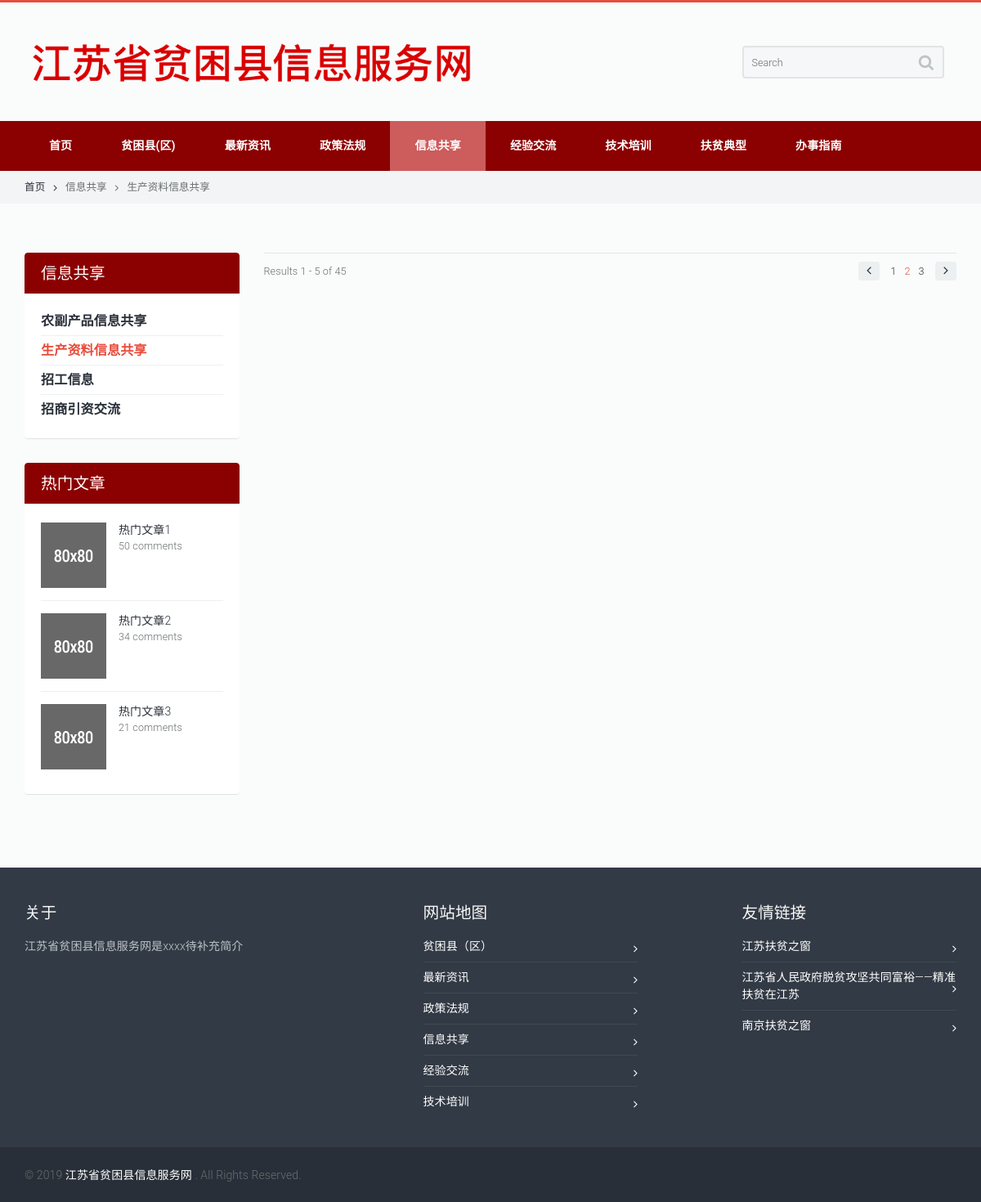
The page /list.php?menu_id=3&list_id=2 on the database as committed earlier.
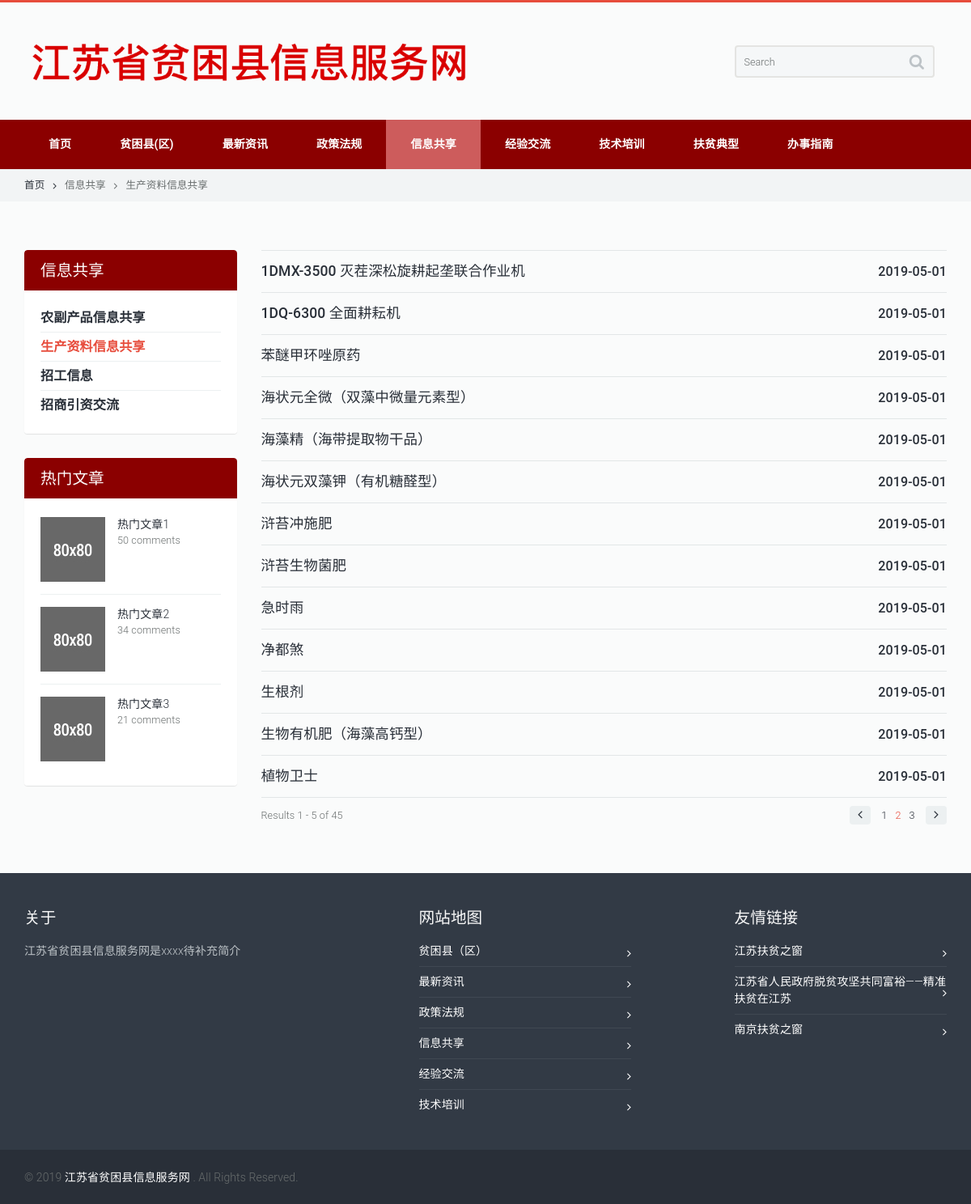
The same page on the database as committed later.
### tables this page shows
CREATE TABLE "menu" (
	 "id" integer NOT NULL PRIMARY KEY AUTOINCREMENT,
	 "father" integer,
	 "name" TEXT,
	 "fathername" TEXT,
	 "son" integer
);

CREATE TABLE "menu_article" (
	 "menu_id" INTEGER,
	 "list_id" INTEGER,
	 "title" TEXT,
	 "sub_title" TEXT,
	 "date" TEXT DEFAULT "2019-05-01",
	 "html1" TEXT,
	 "html2" TEXT,
	 "html3" TEXT,
	 "html4" TEXT,
	 "html5" TEXT,
	 "html6" TEXT,
	 "html7" TEXT,
	 "html8" TEXT,
	 "html9" TEXT,
	 "html10" TEXT,
	 "html11" TEXT,
	 "html12" TEXT,
	 "html13" TEXT,
	 "html14" TEXT,
	 "html15" TEXT,
	 "html16" TEXT,
	 "html17" TEXT,
	 "html18" TEXT,
	 "html19" TEXT,
	 "html20" TEXT,
	 "article_id" INTEGER NOT NULL PRIMARY KEY AUTOINCREMENT
);

### list.php (the view, shortened to what this page needs)
<!doctype html>
<html lang="en">
	<head>
		<link rel="stylesheet" type="text/css" media="all" href="css/bootstrap.min.css">
		<link rel="stylesheet" type="text/css" media="all" href="css/owl.carousel.css">
		<link rel="stylesheet" type="text/css" media="all" href="css/owl.transitions.css">
		<link rel="stylesheet" type="text/css" media="all" href="css/style.css">
		<link rel="stylesheet" type="text/css" media="all" href="css/camera.css">
		<link rel="stylesheet" type="text/css" media="all" href="css/jquery.custom-scrollbar.css">
		<link href="css/font-awesome.min.css" rel="stylesheet">
	</head>
	<?php
            $db = new SQLite3('data/data.db');
            $menu_id = $_GET['menu_id'];
            $list_id = $_GET['list_id'];
            $results = $db->query("select * from menu where father='$menu_id' and son='$list_id'");
            $v = $results->fetchArray();
            $menu_name = $v['fathername'];
            $list_name = $v['name'];
    ?>
	<body>
		<div class="wide_layout relative">
			<div id="head">
			</div>
			<section class="breadcrumbs">
				<div class="container">
					<ul class="horizontal_list clearfix bc_list f_size_medium">
						<li class="m_right_10 current"><a href="index.php" class="default_t_color">首页<i class="fa fa-angle-right d_inline_middle m_left_10"></i></a></li>
						<li><a href="list.php?menu_id=<?=$menu_id?>&list_id=1" class="default_t_color"><?=$menu_name?><i class="fa fa-angle-right d_inline_middle m_left_10 m_right_10"></i></a></li>
                        <li><a href="list.php?menu_id=<?=$menu_id?>&list_id=<?=$list_id?>" class="default_t_color"><?=$list_name?></a></li>
					</ul>
				</div>
			</section>
			<div class="page_content_offset">
				<div class="container">
					<div class="row clearfix">
						<aside class="col-lg-3 col-md-3 col-sm-3">
							<figure class="widget shadow r_corners wrapper m_bottom_30">
								<figcaption>
									<h3 class="color_light"><?=$menu_name?></h3>
								</figcaption>
								<ul class="widget_content">
									<ul class="categories_list">
										<?php
											$results = $db->query("select * from menu where father='$menu_id'");
											while ($v = $results->fetchArray()) {
												$current_list_name = $v['name'];
												$current_list_id = $v['son'];
												if ($current_list_id == $list_id) {
										?>
                                                    <li class="active">
                                                        <a href="list.php?menu_id=<?=$menu_id?>&list_id=<?=$current_list_id?>" class="f_size_large color_dark d_block">
                                                            <b><?=$current_list_name?></b>
                                                        </a>
                                                    </li>
										<?php   } else { ?>
                                                    <li>
                                                        <a href="list.php?menu_id=<?=$menu_id?>&list_id=<?=$current_list_id?>" class="f_size_large color_dark d_block">
                                                            <b><?=$current_list_name?></b>
                                                        </a>
                                                    </li>
                                        <?php
												}
                                            } ?>
									</ul>
								</ul>
							</figure>
							<figure class="widget shadow r_corners wrapper m_bottom_30">
								<figcaption>
									<h3 class="color_light">热门文章</h3>
								</figcaption>
								<div class="widget_content">
									<article class="clearfix m_bottom_15">
										<img src="images/article_img_1.jpg" alt="" class="f_left m_right_15 m_sm_bottom_10 f_sm_none f_xs_left m_xs_bottom_0">
										<a href="#" class="color_dark d_block bt_link p_vr_0">热门文章1</a>
										<p class="f_size_medium">50 comments</p>
									</article>
									<hr class="m_bottom_15">
									<article class="clearfix m_bottom_15">
										<img src="images/article_img_2.jpg" alt="" class="f_left m_right_15 m_sm_bottom_10 f_sm_none f_xs_left m_xs_bottom_0">
										<a href="#" class="color_dark d_block p_vr_0 bt_link">热门文章2</a>
										<p class="f_size_medium">34 comments</p>
									</article>
									<hr class="m_bottom_15">
									<article class="clearfix m_bottom_5">
										<img src="images/article_img_3.jpg" alt="" class="f_left m_right_15 m_sm_bottom_10 f_sm_none f_xs_left m_xs_bottom_0">
										<a href="#" class="color_dark d_block p_vr_0 bt_link">热门文章3</a>
										<p class="f_size_medium">21 comments</p>
									</article>
								</div>
							</figure>
						</aside>
						<section class="col-lg-9 col-md-9 col-sm-9">
                            <?php
                                $results = $db->query("select * from menu_article where menu_id='$menu_id' and list_id='$list_id'");
                                while ($v = $results->fetchArray()) {
                                    $title = $v['title'];
                                    $date = $v['date'];
                                    $article_id = $v['article_id'];
                                    ?>
                                    <hr class="divider_type_3 m_bottom_10">
                                    <article class="m_bottom_10 clearfix">
                                        <div class="mini_post_content">
                                            <h4 class="m_bottom_5" style="float:left; text-align:left"><a href="article.php?menu_id=<?=$menu_id?>&list_id=<?=$list_id?>&article_id=<?=$article_id?>"  class="color_dark fw_medium"><?= $title ?></a>
                                            </h4>
                                            <h5 class="m_bottom_5" style="float:right; text-align:right"><a href="#"  class="color_dark fw_medium"><?= $date ?></a>
                                            </h5>
                                        </div>
                                    </article>
                                    <?php
                                }
                            ?>
                            <hr class="divider_type_3 m_bottom_10">
							<div class="row clearfix m_xs_bottom_30">
								<div class="col-lg-7 col-md-7 col-sm-7 col-xs-5">
									<p class="d_inline_middle f_size_medium">Results 1 - 5 of 45</p>
								</div>
								<div class="col-lg-5 col-md-5 col-sm-5 col-xs-7 t_align_r">
									<a role="button" href="#" class="f_size_large button_type_10 color_dark d_inline_middle bg_cs_hover bg_light_color_1 t_align_c tr_delay_hover r_corners box_s_none"><i class="fa fa-angle-left"></i></a>
									<ul class="horizontal_list clearfix d_inline_middle f_size_medium m_left_10">
										<li class="m_right_10"><a class="color_dark" href="#">1</a></li>
										<li class="m_right_10"><a class="scheme_color" href="#">2</a></li>
										<li class="m_right_10"><a class="color_dark" href="#">3</a></li>
									</ul>
									<a role="button" href="#" class="f_size_large button_type_10 color_dark d_inline_middle bg_cs_hover bg_light_color_1 t_align_c tr_delay_hover r_corners box_s_none"><i class="fa fa-angle-right"></i></a>
								</div>
							</div>
						</section>
					</div>
				</div>
			</div>
			<div id="myfoot">
			</div>
		</div>
	</body>
</html>

Rows that differ between the two databases and show on the page:
added menu_article: title "1DMX-3500 灭茬深松旋耕起垄联合作业机", date "2019-05-01"
added menu_article: title "1DQ-6300 全面耕耘机", date "2019-05-01"
added menu_article: title "苯醚甲环唑原药", date "2019-05-01"
added menu_article: title "海状元全微（双藻中微量元素型）", date "2019-05-01"
added menu_article: title "海藻精（海带提取物干品）", date "2019-05-01"
added menu_article: title "海状元双藻钾（有机糖醛型）", date "2019-05-01"
added menu_article: title "浒苔冲施肥", date "2019-05-01"
added menu_article: title "浒苔生物菌肥", date "2019-05-01"
added menu_article: title "急时雨", date "2019-05-01"
added menu_article: title "净都煞", date "2019-05-01"
added menu_article: title "生根剂", date "2019-05-01"
added menu_article: title "生物有机肥（海藻高钙型）", date "2019-05-01"
added menu_article: title "植物卫士", date "2019-05-01"
